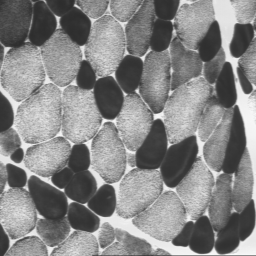
#> input picture Taller 2/images/muscle.png, 256 x 256 px
$ jupyter execute Punto4.ipynb
#> lines starting #> are read from the running program, lines starting #| are printed output that depends on the picture; after the words box and inside, x2 and y2 are one past the last pixel; in counts of white or black regions, pixels touching at a corner belong together
[cell 1]
import cv2
import matplotlib.pyplot as plt
import numpy as np

# Cargue la imagen de trabajo y visualícela.

[cell 2]
muscle = cv2.imread("./images/muscle.png")
#> muscle is the input picture: shape (256, 256, 3); min 44, max 249, mean 133.1

plt.imshow(muscle, cmap= 'gray', vmin = 0, vmax= 255)
plt.show()

# Visualice su histograma y escoja un valor S de nivel de gris que permita separar aproximadamente las fibras oscuras del resto de la imagen. ¿Cuál es este valor?

[cell 3]
hist = cv2.calcHist([muscle],[0],None,[256],[0,256])
#> hist = 256 values, max 1174 at index 57, min 0 at index 0, mean 256
plt.plot(hist)
plt.show()
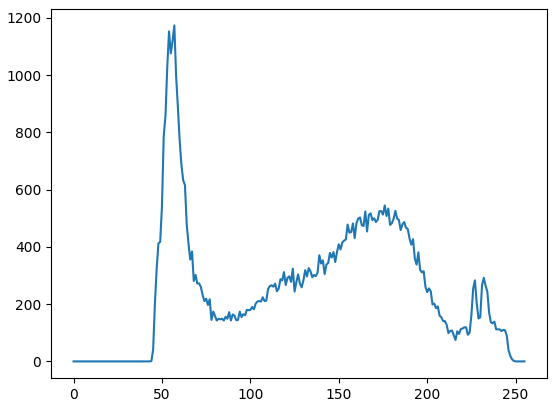
#> figure drawn by matplotlib, 1 panel; curve peaks at x = 57, y = 1174

Se puede ver que las fibras oscuras son la primera montaña, la cual acaba aproximadamente en el color 80. Es por esto que se toma el valor S = 80

[cell 4]
S = 80

# Efectúe una calibración del histograma (ver primer punto de este taller) entre los valores S y S +1 de la imagen. Visualice la imagen resultado y su histograma. ¿Cuál es su conclusión?

[cell 5]
def get_ab(li, ls):
    b = ((255 * li) / (li - ls))
    a = (255 / (ls - li))

    return a,b
a,b = get_ab(S, S + 1)
a,b

[cell 6]
new_img = muscle.copy()
for i in range(len(new_img)):
    for j in range(len(new_img[0])):
        v = new_img[i][j][0]
        new_img[i][j] = max(min( a*new_img[i][j][0] + b, 255 ) , 0)
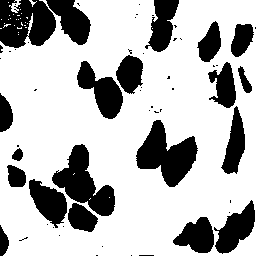
#> new_img: shape (256, 256, 3); 72.1% white; 60 black regions (40 under 20 px), largest, box (x1, y1, x2, y2) and area: (136, 120, 198, 187) 2188, (0, 0, 56, 48) 2073, (52, 144, 115, 216) 2051
plt.imshow(new_img, cmap= 'gray', vmin = 0, vmax= 255)
plt.show()

[cell 7]
hist = cv2.calcHist([new_img],[0],None,[256],[0,256])
#> hist = 256 values, max 47232 at index 255, min 0 at index 1, mean 256
plt.plot(hist)
plt.show()
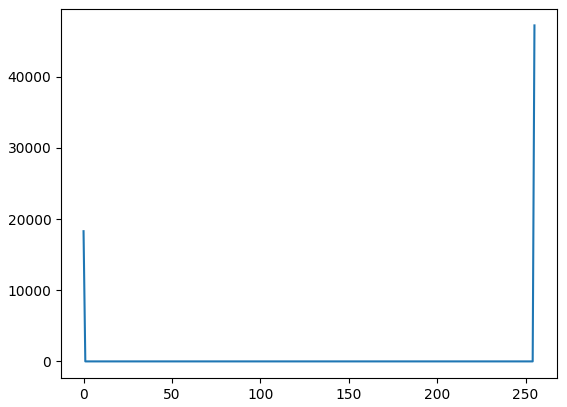
#> figure drawn by matplotlib, 1 panel; curve peaks at x = 255, y = 47232

Se observa que los pixeles más oscuros que S se vuelven negros (0) y los más claros que S se vuelven blancos (255). Esto logra que las fibras musculares se destaquen y el resto de información se pierde.

# Repita la misma operación utilizando el módulo de umbralización simple, con el umbral S. ¿Conclusión?

[cell 8]
thres_value, thres_image = cv2.threshold(muscle, S, 255, cv2.THRESH_BINARY)
#> thres_value = 80
plt.imshow(thres_image, cmap= 'gray', vmin = 0, vmax= 255)
plt.show()

[cell 9]
hist = cv2.calcHist([thres_image],[0],None,[256],[0,256])
plt.plot(hist)
plt.show()

[cell 10]
bool((new_img == thres_image).all())
#> Out = True

Como se puede apreciar, se obtiene exactamente la misma imagen, ya que los pixeles con colores mayores a S se vuelven blancos y los más oscuros que S se vuelven negros. Por lo que ambas transformaciones tienen el mismo efecto en la imagen..

# ¿Qué resultado dan los métodos de umbralización automática (Otsu) basados sobre la varianza? ¿Cómo eligen estos métodos el umbral a aplicar? Visualice las imágenes resultado y sus histogramas.

[cell 11]
thres_value, thres_image = cv2.threshold(cv2.cvtColor(muscle, cv2.COLOR_BGR2GRAY), 0, 255, cv2.THRESH_BINARY+cv2.THRESH_OTSU)
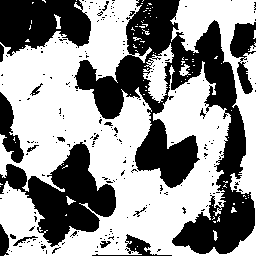
#> thres_image: shape (256, 256); 57.7% white; 219 black regions (201 under 20 px), largest, box (x1, y1, x2, y2) and area: (74, 0, 255, 254) 15191, (0, 142, 116, 247) 5359, (0, 0, 91, 56) 3732
#> thres_value = 125
plt.imshow(thres_image, cmap= 'gray', vmin = 0, vmax= 255)
plt.show()

[cell 12]
hist = cv2.calcHist([thres_image],[0],None,[256],[0,256])
#> hist = 256 values, max 37826 at index 255, min 0 at index 1, mean 256
plt.plot(hist)
plt.show()
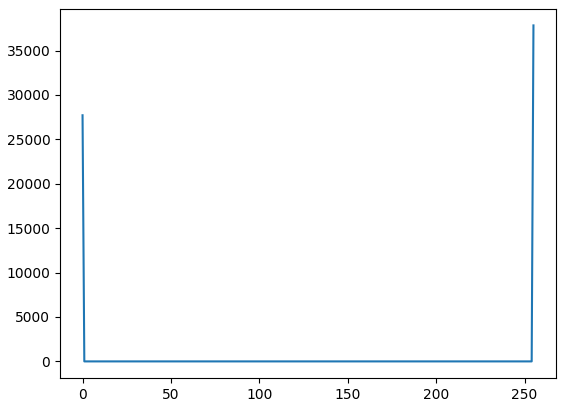
#> figure drawn by matplotlib, 1 panel; curve peaks at x = 255, y = 37826

$ run again, with Taller 2/images/ANGIO.png copied over Taller 2/images/muscle.png
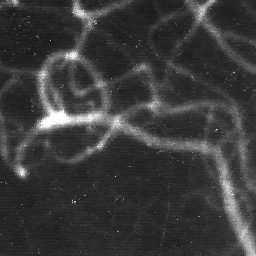
#> input picture Taller 2/images/ANGIO.png, 256 x 256 px
#> muscle is the input picture: shape (256, 256, 3); min 20, max 255, mean 58.9
#> `hist = cv2.calcHist([muscle],[0],None,[256],[0,256])`: hist = 256 values, max 3291 at index 39, min 0 at index 0, mean 256
#> after the loop `for i in range(len(new_img)):`:
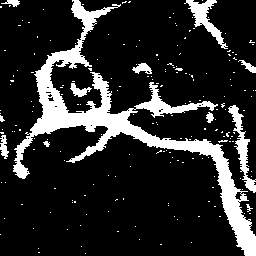
#> new_img: shape (256, 256, 3); 16.4% white; 199 white regions (187 under 20 px), largest, box (x1, y1, x2, y2) and area: (13, 0, 256, 256) 8376, (228, 105, 256, 193) 681, (184, 0, 228, 49) 621
#> `hist = cv2.calcHist([new_img],[0],None,[256],[0,256])`: hist = 256 values, max 54769 at index 0, min 0 at index 1, mean 256
#> `thres_value, thres_image = cv2.threshold(muscle, S, 255, cv2.THRESH_BI..`: thres_value = 80
#> Out = True
#> `thres_value, thres_image = cv2.threshold(cv2.cvtColor(muscle, cv2.COLO..`:
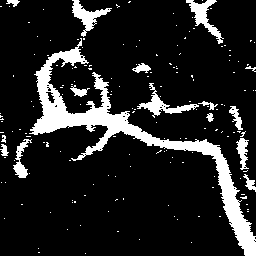
#> thres_image: shape (256, 256); 13.6% white; 170 white regions (154 under 20 px), largest, box (x1, y1, x2, y2) and area: (29, 38, 256, 256) 5868, (186, 0, 224, 44) 508, (137, 83, 199, 118) 495
#> `thres_value, thres_image = cv2.threshold(cv2.cvtColor(muscle, cv2.COLO..`: thres_value = 88
#> `hist = cv2.calcHist([thres_image],[0],None,[256],[0,256])`: hist = 256 values, max 56615 at index 0, min 0 at index 1, mean 256

$ run again, with Taller 2/images/BABOON.png copied over Taller 2/images/muscle.png
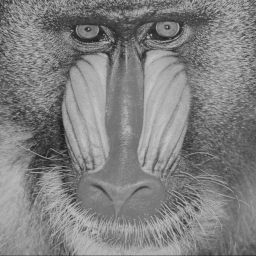
#> input picture Taller 2/images/BABOON.png, 256 x 256 px
#> muscle is the input picture: shape (256, 256, 3); min 27, max 198, mean 128.7
#> `hist = cv2.calcHist([muscle],[0],None,[256],[0,256])`: hist = 256 values, max 907 at index 121, min 0 at index 0, mean 256
#> after the loop `for i in range(len(new_img)):`:
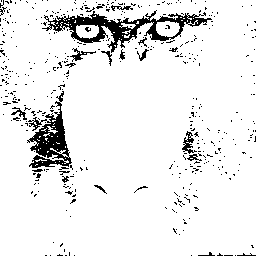
#> new_img: shape (256, 256, 3); 91.8% white; 437 black regions (416 under 20 px), largest, box (x1, y1, x2, y2) and area: (42, 10, 212, 53) 1988, (27, 91, 72, 168) 1388, (182, 131, 197, 154) 136
#> `hist = cv2.calcHist([new_img],[0],None,[256],[0,256])`: hist = 256 values, max 60183 at index 255, min 0 at index 1, mean 256
#> `thres_value, thres_image = cv2.threshold(muscle, S, 255, cv2.THRESH_BI..`: thres_value = 80
#> Out = True
#> thres_image: shape (256, 256); 52.2% white; 505 black regions (471 under 20 px), largest, box (x1, y1, x2, y2) and area: (0, 0, 256, 256) 27847, (0, 228, 80, 256) 522, (241, 0, 256, 28) 168
#> `thres_value, thres_image = cv2.threshold(cv2.cvtColor(muscle, cv2.COLO..`: thres_value = 127
#> `hist = cv2.calcHist([thres_image],[0],None,[256],[0,256])`: hist = 256 values, max 34193 at index 255, min 0 at index 1, mean 256
#> `plt.show()`:
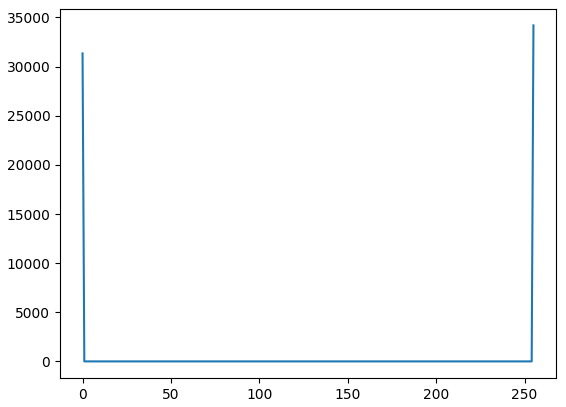
#> figure drawn by matplotlib, 1 panel; curve peaks at x = 255, y = 34193
